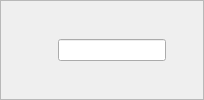
                        <widget class="QFrame" name="frame_pwd">
                         <property name="styleSheet">
                          <string notr="true">#frame_pwd::!hover{

      border: 1px solid #c7c7c7;
      border-radius: 2px;
	  margin-top: 0ex

}
#frame_pwd::hover{
      border: 1px solid #58a6ee;
      border-radius: 2px;
	  margin-top: 0ex
}</string>
                         </property>
                         <property name="frameShape">
                          <enum>QFrame::StyledPanel</enum>
                         </property>
                         <property name="frameShadow">
                          <enum>QFrame::Raised</enum>
                         </property>
                         <layout class="QGridLayout" name="gridLayout">
                          <item row="0" column="0">
                           <layout class="QHBoxLayout" name="horizontalLayout_3">
                            <item>
                             <spacer name="horizontalSpacer_5">
                              <property name="orientation">
                               <enum>Qt::Horizontal</enum>
                              </property>
                              <property name="sizeType">
                               <enum>QSizePolicy::Fixed</enum>
                              </property>
                              <property name="sizeHint" stdset="0">
                               <size>
                                <width>10</width>
                                <height>20</height>
                               </size>
                              </property>
                             </spacer>
                            </item>
                            <item>
                             <widget class="QLabel" name="label_pwd">
                              <property name="sizePolicy">
                               <sizepolicy hsizetype="Fixed" vsizetype="Fixed">
                                <horstretch>0</horstretch>
                                <verstretch>0</verstretch>
                               </sizepolicy>
                              </property>
                              <property name="minimumSize">
                               <size>
                                <width>30</width>
                                <height>30</height>
                               </size>
                              </property>
                              <property name="maximumSize">
                               <size>
                                <width>30</width>
                                <height>30</height>
                               </size>
                              </property>
                              <property name="text">
                               <string/>
                              </property>
                             </widget>
                            </item>
                            <item>
                             <widget class="QLineEdit" name="lineE_pwd">
                              <property name="styleSheet">
                               <string notr="true">font: 14pt &quot;黑体&quot;;</string>
                              </property>
                              <property name="text">
                               <string/>
                              </property>
                              <property name="clearButtonEnabled">
                               <bool>true</bool>
                              </property>
                             </widget>
                            </item>
                            <item>
                             <widget class="ClickedLabel" name="pass_visible">
                              <property name="minimumSize">
                               <size>
                                <width>20</width>
                                <height>20</height>
                               </size>
                              </property>
                              <property name="maximumSize">
                               <size>
                                <width>20</width>
                                <height>20</height>
                               </size>
                              </property>
                              <property name="text">
                               <string/>
                              </property>
                             </widget>
                            </item>
                           </layout>
                          </item>
                         </layout>
                        </widget>
